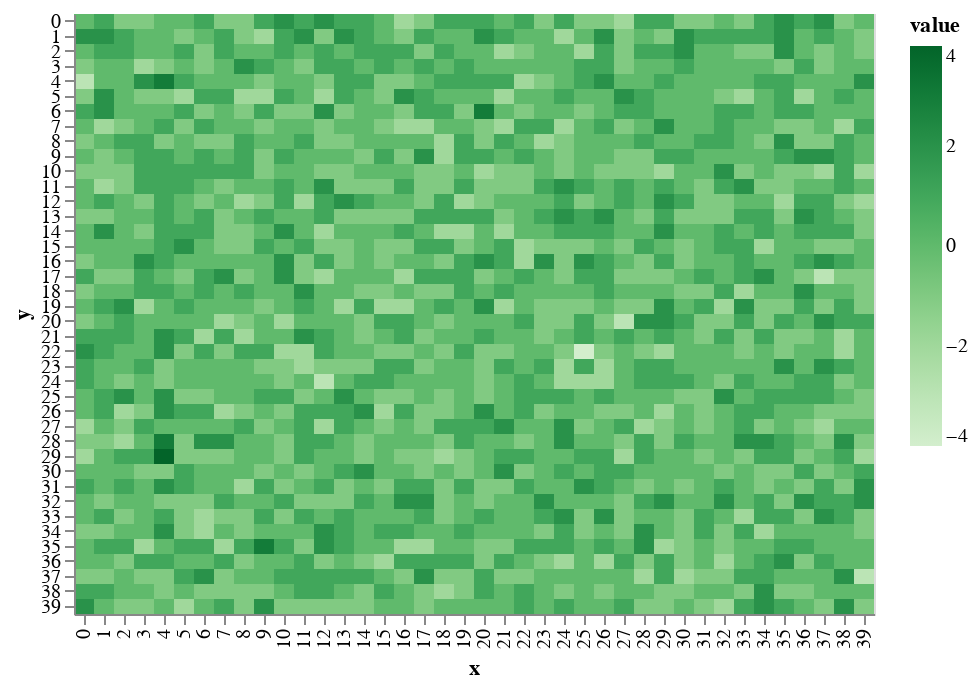

The notebook cell saved with this chart:
### Markdown cell above
# in the beginning, the world was void and without form.

Starting with a grid with nothing on it. No elevation, no terrain. All of this will be generated proceduraly. 

You can see here that the terrain is shifted on a random-normal distribution to make it look _uneven_. Making it randomly doesn't make it look _real_ so I'm going to have to be smarter about the rules that raise and lower terrain in order to make them look like mountains.

### Code cell
world.shift_terrain()
draw.drawTerrainHeight(world.grid_elevation)

### Figure 1 — Vega-Lite specification as saved in the notebook (floating-point values rounded to 4 significant figures; data arrays with more than 128 entries replaced by an {"elided": "..."} marker saying what was removed)
{"$schema": "https://vega.github.io/schema/vega-lite/v2.6.0.json", "config": {"view": {"height": 300, "width": 400}}, "data": {"name": "data-b2819d76c09b461eea3b0ea197fec7ac"}, "datasets": {"data-b2819d76c09b461eea3b0ea197fec7ac": {"elided": "1600 records"}}, "encoding": {"color": {"field": "value", "scale": {"scheme": "greens"}, "type": "quantitative"}, "x": {"field": "x", "type": "ordinal"}, "y": {"field": "y", "type": "ordinal"}}, "mark": "rect"}
